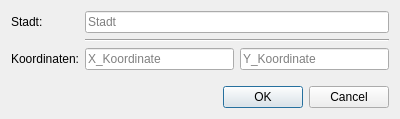
<?xml version="1.0" encoding="UTF-8"?>
<ui version="4.0">
 <class>AddCityDialog</class>
 <widget class="QDialog" name="AddCityDialog">
  <property name="geometry">
   <rect>
    <x>0</x>
    <y>0</y>
    <width>400</width>
    <height>119</height>
   </rect>
  </property>
  <property name="windowTitle">
   <string>Dialog</string>
  </property>
  <layout class="QFormLayout" name="formLayout">
   <item row="0" column="0">
    <widget class="QLabel" name="label_stadtName">
     <property name="text">
      <string>Stadt:</string>
     </property>
    </widget>
   </item>
   <item row="0" column="1">
    <widget class="QLineEdit" name="lineEdit_stadtName">
     <property name="placeholderText">
      <string>Stadt</string>
     </property>
    </widget>
   </item>
   <item row="1" column="1">
    <widget class="Line" name="line">
     <property name="orientation">
      <enum>Qt::Orientation::Horizontal</enum>
     </property>
    </widget>
   </item>
   <item row="2" column="0">
    <widget class="QLabel" name="label_stadtKoordinaten">
     <property name="text">
      <string>Koordinaten:</string>
     </property>
    </widget>
   </item>
   <item row="2" column="1">
    <layout class="QHBoxLayout" name="horizontalLayout">
     <item>
      <widget class="QLineEdit" name="lineEdit_posX">
       <property name="inputMask">
        <string/>
       </property>
       <property name="text">
        <string/>
       </property>
       <property name="maxLength">
        <number>600</number>
       </property>
       <property name="placeholderText">
        <string>X_Koordinate</string>
       </property>
      </widget>
     </item>
     <item>
      <widget class="QLineEdit" name="lineEdit_posY">
       <property name="placeholderText">
        <string>Y_Koordinate</string>
       </property>
      </widget>
     </item>
    </layout>
   </item>
   <item row="3" column="1">
    <spacer name="verticalSpacer">
     <property name="orientation">
      <enum>Qt::Orientation::Vertical</enum>
     </property>
     <property name="sizeHint" stdset="0">
      <size>
       <width>20</width>
       <height>40</height>
      </size>
     </property>
    </spacer>
   </item>
   <item row="7" column="0" colspan="2">
    <widget class="QDialogButtonBox" name="buttonBox">
     <property name="orientation">
      <enum>Qt::Orientation::Horizontal</enum>
     </property>
     <property name="standardButtons">
      <set>QDialogButtonBox::StandardButton::Cancel|QDialogButtonBox::StandardButton::Ok</set>
     </property>
    </widget>
   </item>
  </layout>
 </widget>
 <resources/>
 <connections>
  <connection>
   <sender>buttonBox</sender>
   <signal>accepted()</signal>
   <receiver>AddCityDialog</receiver>
   <slot>accept()</slot>
   <hints>
    <hint type="sourcelabel">
     <x>248</x>
     <y>254</y>
    </hint>
    <hint type="destinationlabel">
     <x>157</x>
     <y>274</y>
    </hint>
   </hints>
  </connection>
  <connection>
   <sender>buttonBox</sender>
   <signal>rejected()</signal>
   <receiver>AddCityDialog</receiver>
   <slot>reject()</slot>
   <hints>
    <hint type="sourcelabel">
     <x>316</x>
     <y>260</y>
    </hint>
    <hint type="destinationlabel">
     <x>286</x>
     <y>274</y>
    </hint>
   </hints>
  </connection>
 </connections>
</ui>
